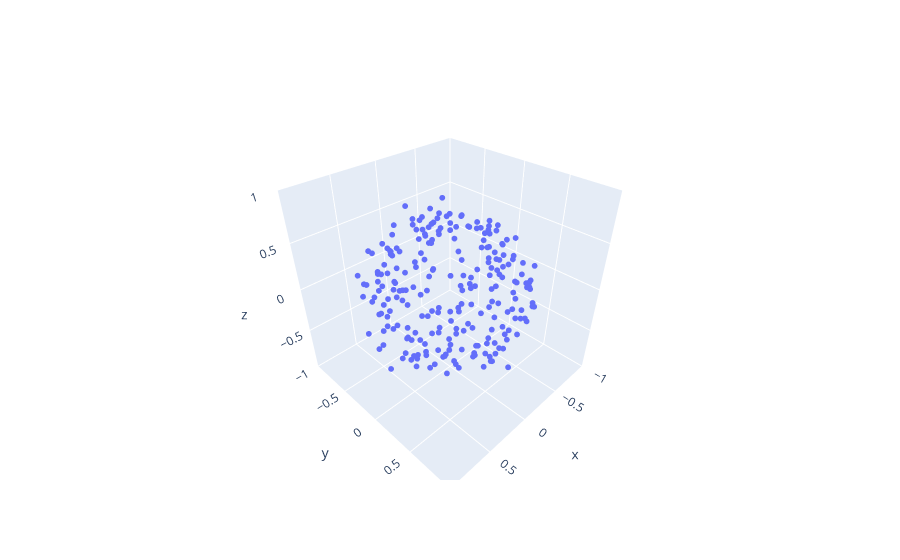

The notebook cell this image was saved under:
### Markdown cell above
Looking a a state other than the ground state. Specifically the eigenstate 2000

### Code cell
range_k=20
folder = 'goe_xxyyzz'
N=12
state_number=2000

X3_long=[]
X2_long=[]
m_list=[]
m1_list=[]
for k in range(range_k):
    file_name=folder+f"{N}_{k}_{state_number}"
    dab=load_d(file_name)
    X2,X3,m1,m=mapData(dab,False)
    X3_long.append(X3)
    X2_long.append(X2)
    m_list.append(m)
    m1_list.append(m1)
X3_long_array=np.concatenate(X3_long, axis=0)
X2_long_array=np.concatenate(X2_long, axis=0)

m=max(m_list)
m1=max(m1_list)

plt.scatter(X2_long_array[:,0]/m1,X2_long_array[:,1]/m1)
plt.title("2D embedding")
plt.xlabel("x")
plt.ylabel("y")
output_dir = 'plots'
os.makedirs(output_dir, exist_ok=True)  # Create the directory if it does not exist
plt.savefig(os.path.join(output_dir, f'2D_embedding_xxyyzz_I_avg_k2000.png'))
plt.show()

fig = go.Figure(data=go.Scatter3d(x=X3_long_array[:, 0]/m, y=X3_long_array[:, 1]/m, z=X3_long_array[:, 2]/m, mode='markers',marker=dict(size=2)))

fig.update_layout(
scene=dict(
            xaxis=dict(range=[-1, 1]),
            yaxis=dict(range=[-1, 1]),
            zaxis=dict(range=[-1, 1]),
            aspectmode='cube'))
        
fig.show()

r,x0,y0,z0, rmse=sphereFit(X3_long_array[:,0]/m,X3_long_array[:,1]/m,X3_long_array[:,2]/m)
print(f"Number of points {range_k*12}")
print("RMSE of the cloud points to a sphere: ")
print(rmse)
print("Number of points in a sphere of radius 0.5: ")
count_points_in_sphere(X3_long_array[:,0]/m, X3_long_array[:,1]/m, X3_long_array[:,2]/m, 0.5)

### Figure 1 — Plotly figure (JSON) as saved in the notebook; plotly's stock layout.template omitted (floating-point values rounded to 4 significant figures; data arrays with more than 128 entries replaced by an {"elided": "..."} marker saying what was removed)
{"data": [{"marker": {"size": 2}, "mode": "markers", "type": "scatter3d", "x": {"elided": "240 float values"}, "y": {"elided": "240 float values"}, "z": {"elided": "240 float values"}}], "layout": {"scene": {"aspectmode": "cube", "xaxis": {"range": [-1, 1]}, "yaxis": {"range": [-1, 1]}, "zaxis": {"range": [-1, 1]}}}}
